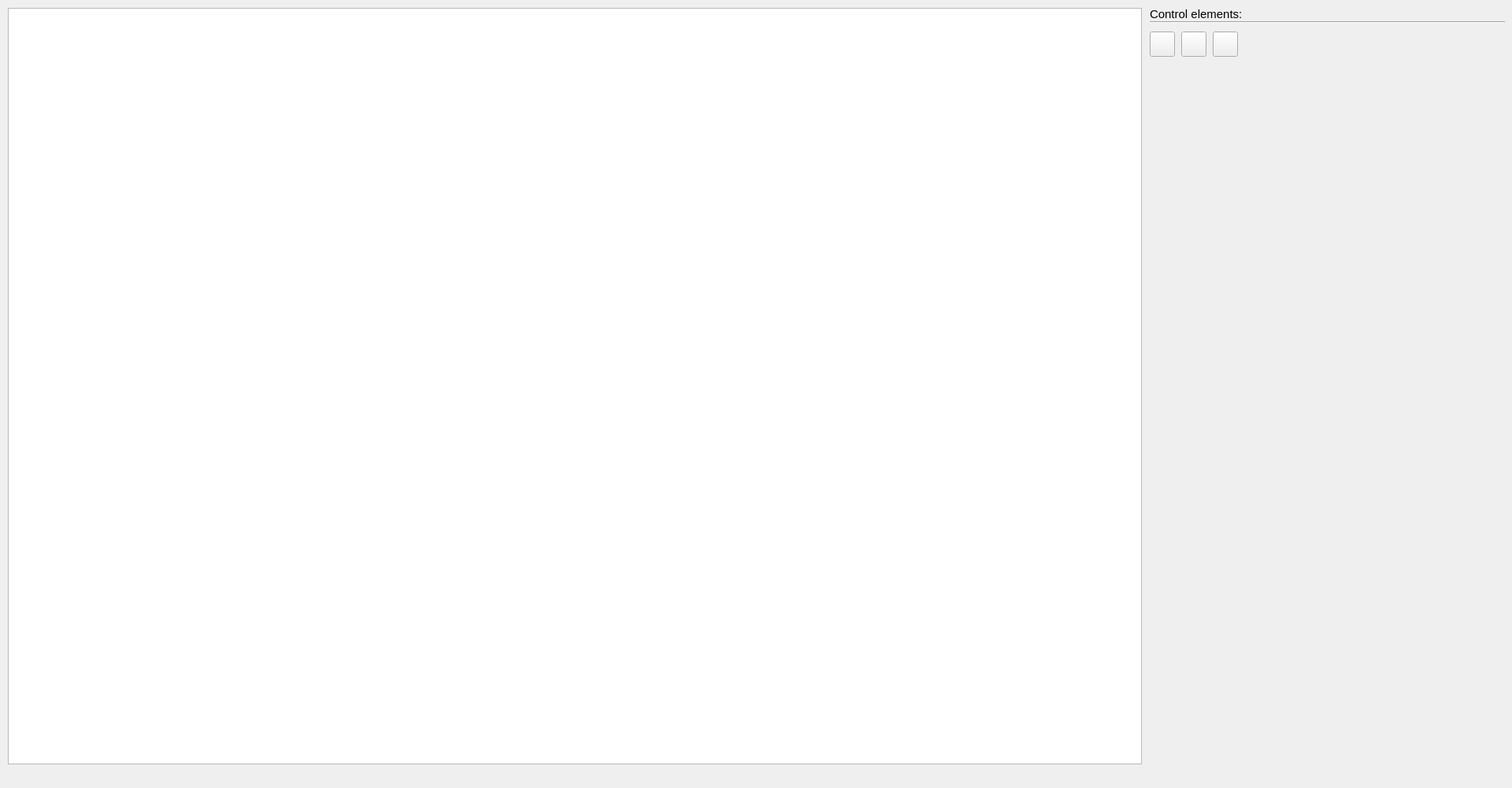
<?xml version="1.0" encoding="UTF-8"?>
<ui version="4.0">
 <class>Widget</class>
 <widget class="QWidget" name="Widget">
  <property name="geometry">
   <rect>
    <x>0</x>
    <y>0</y>
    <width>1920</width>
    <height>1000</height>
   </rect>
  </property>
  <property name="windowTitle">
   <string>Widget</string>
  </property>
  <widget class="QGraphicsView" name="graphicsView">
   <property name="geometry">
    <rect>
     <x>10</x>
     <y>10</y>
     <width>1440</width>
     <height>960</height>
    </rect>
   </property>
   <property name="frameShadow">
    <enum>QFrame::Sunken</enum>
   </property>
   <property name="lineWidth">
    <number>0</number>
   </property>
  </widget>
  <widget class="QPushButton" name="addSkud">
   <property name="geometry">
    <rect>
     <x>1460</x>
     <y>40</y>
     <width>32</width>
     <height>32</height>
    </rect>
   </property>
   <property name="maximumSize">
    <size>
     <width>16777205</width>
     <height>16777215</height>
    </size>
   </property>
   <property name="font">
    <font>
     <stylestrategy>PreferAntialias</stylestrategy>
    </font>
   </property>
   <property name="text">
    <string/>
   </property>
  </widget>
  <widget class="QPushButton" name="addZone">
   <property name="geometry">
    <rect>
     <x>1500</x>
     <y>40</y>
     <width>32</width>
     <height>32</height>
    </rect>
   </property>
   <property name="maximumSize">
    <size>
     <width>16777205</width>
     <height>16777215</height>
    </size>
   </property>
   <property name="font">
    <font>
     <stylestrategy>PreferAntialias</stylestrategy>
    </font>
   </property>
   <property name="text">
    <string/>
   </property>
  </widget>
  <widget class="QPushButton" name="addLine">
   <property name="geometry">
    <rect>
     <x>1540</x>
     <y>40</y>
     <width>32</width>
     <height>32</height>
    </rect>
   </property>
   <property name="maximumSize">
    <size>
     <width>16777205</width>
     <height>16777215</height>
    </size>
   </property>
   <property name="font">
    <font>
     <stylestrategy>PreferAntialias</stylestrategy>
    </font>
   </property>
   <property name="text">
    <string/>
   </property>
  </widget>
  <widget class="Line" name="line">
   <property name="geometry">
    <rect>
     <x>1460</x>
     <y>20</y>
     <width>451</width>
     <height>16</height>
    </rect>
   </property>
   <property name="orientation">
    <enum>Qt::Horizontal</enum>
   </property>
  </widget>
  <widget class="QLabel" name="label">
   <property name="geometry">
    <rect>
     <x>1460</x>
     <y>10</y>
     <width>191</width>
     <height>16</height>
    </rect>
   </property>
   <property name="font">
    <font>
     <pointsize>11</pointsize>
    </font>
   </property>
   <property name="text">
    <string>Control elements:</string>
   </property>
  </widget>
 </widget>
 <resources/>
 <connections/>
</ui>
